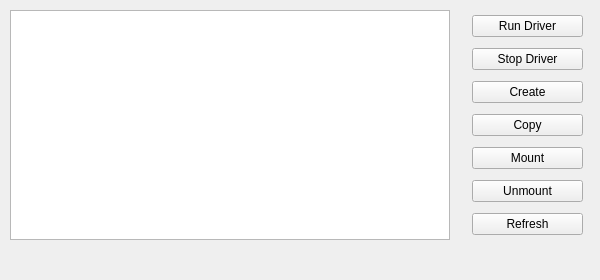
<?xml version="1.0" encoding="UTF-8"?>
<ui version="4.0">
 <class>MainWindow</class>
 <widget class="QMainWindow" name="MainWindow">
  <property name="enabled">
   <bool>true</bool>
  </property>
  <property name="geometry">
   <rect>
    <x>0</x>
    <y>0</y>
    <width>600</width>
    <height>280</height>
   </rect>
  </property>
  <property name="sizePolicy">
   <sizepolicy hsizetype="Preferred" vsizetype="Preferred">
    <horstretch>0</horstretch>
    <verstretch>0</verstretch>
   </sizepolicy>
  </property>
  <property name="minimumSize">
   <size>
    <width>0</width>
    <height>0</height>
   </size>
  </property>
  <property name="maximumSize">
   <size>
    <width>1000</width>
    <height>1000</height>
   </size>
  </property>
  <property name="windowTitle">
   <string>VED</string>
  </property>
  <widget class="QWidget" name="centralwidget">
   <property name="sizePolicy">
    <sizepolicy hsizetype="Fixed" vsizetype="Fixed">
     <horstretch>0</horstretch>
     <verstretch>0</verstretch>
    </sizepolicy>
   </property>
   <widget class="QTableView" name="tableView">
    <property name="geometry">
     <rect>
      <x>10</x>
      <y>10</y>
      <width>440</width>
      <height>230</height>
     </rect>
    </property>
    <property name="layoutDirection">
     <enum>Qt::LeftToRight</enum>
    </property>
    <property name="editTriggers">
     <set>QAbstractItemView::NoEditTriggers</set>
    </property>
    <property name="selectionMode">
     <enum>QAbstractItemView::SingleSelection</enum>
    </property>
    <property name="selectionBehavior">
     <enum>QAbstractItemView::SelectRows</enum>
    </property>
    <property name="textElideMode">
     <enum>Qt::ElideLeft</enum>
    </property>
    <property name="showGrid">
     <bool>true</bool>
    </property>
    <property name="gridStyle">
     <enum>Qt::SolidLine</enum>
    </property>
    <property name="cornerButtonEnabled">
     <bool>true</bool>
    </property>
    <attribute name="horizontalHeaderVisible">
     <bool>true</bool>
    </attribute>
    <attribute name="horizontalHeaderHighlightSections">
     <bool>true</bool>
    </attribute>
    <attribute name="verticalHeaderVisible">
     <bool>false</bool>
    </attribute>
   </widget>
   <widget class="QWidget" name="layoutWidget">
    <property name="geometry">
     <rect>
      <x>472</x>
      <y>10</y>
      <width>111</width>
      <height>231</height>
     </rect>
    </property>
    <layout class="QVBoxLayout" name="verticalLayout">
     <item>
      <widget class="QPushButton" name="RunD">
       <property name="text">
        <string>Run Driver</string>
       </property>
      </widget>
     </item>
     <item>
      <widget class="QPushButton" name="StopD">
       <property name="text">
        <string>Stop Driver</string>
       </property>
      </widget>
     </item>
     <item>
      <widget class="QPushButton" name="Create">
       <property name="text">
        <string>Create</string>
       </property>
      </widget>
     </item>
     <item>
      <widget class="QPushButton" name="Copy">
       <property name="text">
        <string>Copy</string>
       </property>
      </widget>
     </item>
     <item>
      <widget class="QPushButton" name="Mount">
       <property name="text">
        <string>Mount</string>
       </property>
      </widget>
     </item>
     <item>
      <widget class="QPushButton" name="Unmount">
       <property name="text">
        <string>Unmount</string>
       </property>
      </widget>
     </item>
     <item>
      <widget class="QPushButton" name="Refresh">
       <property name="text">
        <string>Refresh</string>
       </property>
      </widget>
     </item>
    </layout>
   </widget>
  </widget>
  <widget class="QMenuBar" name="menubar">
   <property name="geometry">
    <rect>
     <x>0</x>
     <y>0</y>
     <width>600</width>
     <height>21</height>
    </rect>
   </property>
  </widget>
 </widget>
 <resources/>
 <connections/>
</ui>
